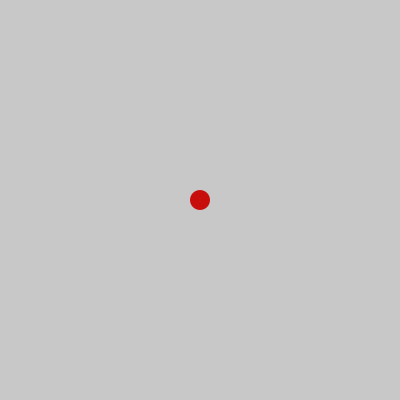
Frame 1 (no input)
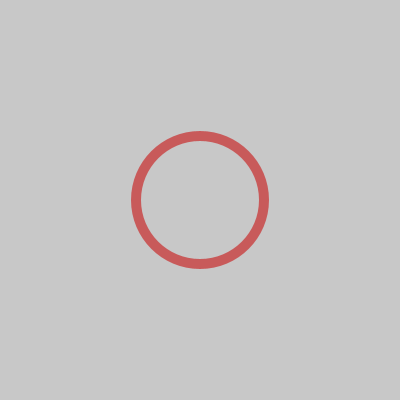
Frame 60 (the mouse pressed at the canvas centre just before this capture)
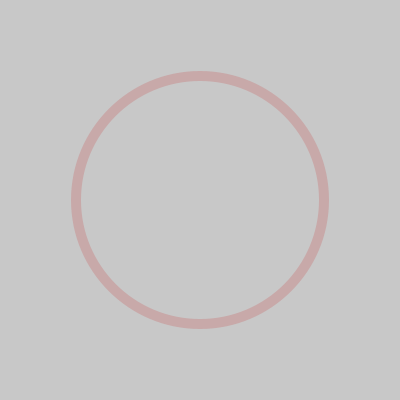
Frame 120 (the mouse held since frame 60 and released just before this capture)

The Processing sketch that drew these frames (run headless with seeded random() and noise(); from frame 60 on, the mouse is pressed at the canvas centre):

// Processing sketch: dimming_ring
// ── dimming_ring.pde
/* While playing Pokémon Go, I wondered how hard it would be to recreate
 * the proximity ring that orbits most objects, in Processing. Turns out,
 * it's not so hard (at least in the simplest, least flexible implementation
 * of it).
 */

int minDiameter = 20;
int maxDiameter = 300;
int currentDiameter = 20;

color bgColor = color(200, 200, 200);
color ringColor = color(200, 0, 0, 255);

int DIMENSION = 400;

void settings() {
  size(DIMENSION, DIMENSION);
}

void setup() {
  noStroke();
  background(bgColor);
}

void draw() {
  // Clear the display
  background(bgColor);
  
  // Draw the outer ring with a progressively dimming color (on alpha channel)
  ringColor = color(200, 0, 0, 255 - currentDiameter/1.2);
  fill(ringColor);
  ellipse(DIMENSION/2, DIMENSION/2, currentDiameter, currentDiameter);
  
  // Fill the inner to make the first ellipse appear as a ring
  fill(bgColor);
  ellipse(DIMENSION/2, DIMENSION/2, currentDiameter - 20, currentDiameter - 20);

  // Reset the size when we get to the maximum
  currentDiameter += 2;
  if (currentDiameter > maxDiameter) {
      currentDiameter = minDiameter;
  }
}
